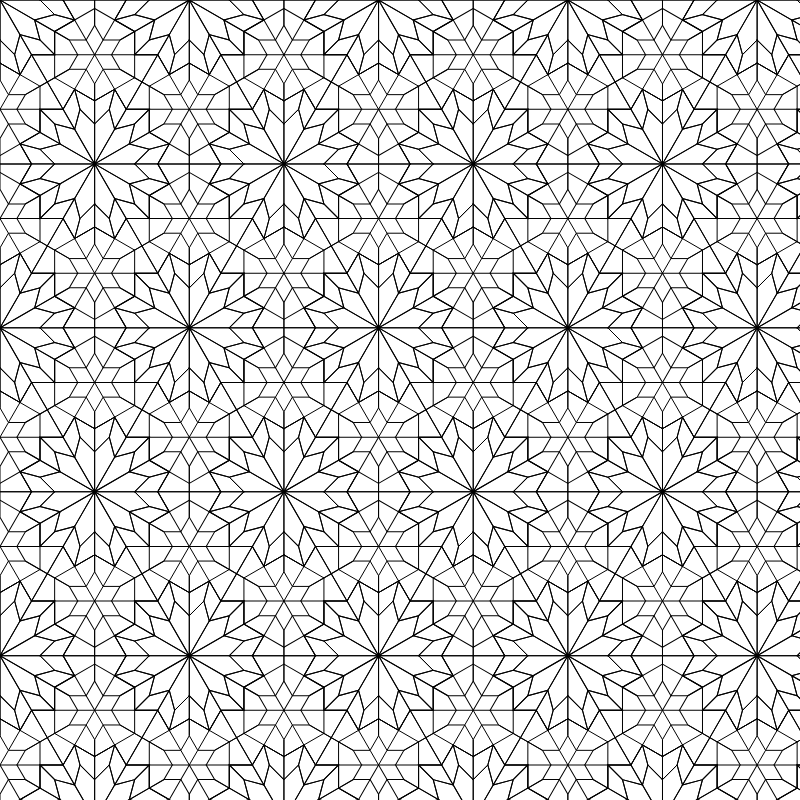
Frame 1 (no input)
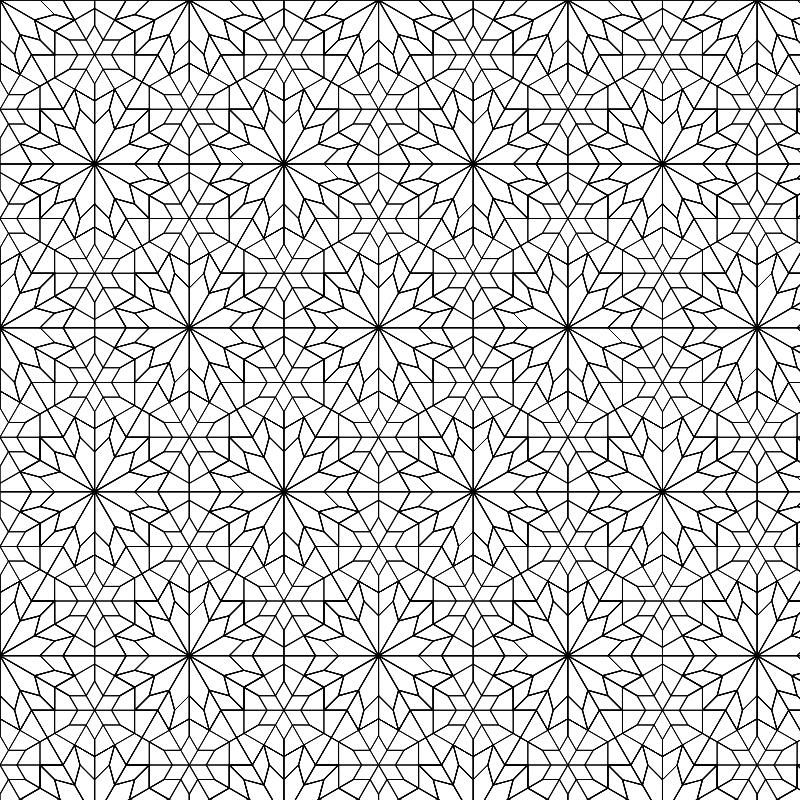
Frame 2 (the mouse pressed at the canvas centre, redrawn once)

The p5.js sketch that drew these frames (run headless with seeded random() and noise() and a simulated clock; the mouse was pressed at the canvas centre and the sketch redrawn once):

// p5.js sketch
// ── sketch.js
/*
Code written by Selcuk ARTUT 2022
Geometric Patterns with Creative Coding 
All rights reserved
*/

// Motif class
class Motif {
    constructor(a) {
        this.a = a;
    }

    display() {
        let b = this.a * (sin(135) / sin(30));
        let c = this.a * (sin(15) / sin(30));
        let d = c * (sin(75) / sin(60));
        let e = d * (sin(45) / sin(75));
        let f = e * (sin(60) / sin(90));

        let x0,y0,x1,y1,x2,y2,x3,y3,x4,y4,x5,y5,x6,y6,x7,y7,x8,y8;

        //Shape 1 vertices
        x0 = 0;
        y0 = 0;
        x1 = 0;
        y1 = this.a;
        x2 = b * cos(75);
        y2 = b * sin(75);
        x3 = this.a * cos(60);
        y3 = this.a * sin(60);
        x4 = this.a * cos(60);
        y4 = this.a * sin(60);

        //Shape 1
        for (let i = 0; i < 12; i++) {
            push();
                rotate(30 * i);
                beginShape();
                vertex(x0, -y0);
                vertex(x1, -y1);
                vertex(x2, -y2);
                vertex(x3, -y3);
                endShape(CLOSE);
            pop();
        }

        //Shape 2 vertices
        x0 = 0;
        y0 = this.a;
        x1 = 0;
        y1 = this.a + d;
        x2 = (b + c) * cos(75);
        y2 = (b + c) * sin(75);
        x3 = b * cos(75);
        y3 = b * sin(75);

        //Shape 2
        for (let i = 0; i < 12; i++) {
            //right section
            push();
                rotate(30 * i);
                beginShape();
                vertex(x0, -y0);
                vertex(x1, -y1);
                vertex(x2, -y2);
                vertex(x3, -y3);
                endShape(CLOSE);
                //left section
                scale(-1, 1);
                beginShape();
                vertex(x0, -y0);
                vertex(x1, -y1);
                vertex(x2, -y2);
                vertex(x3, -y3);
                endShape(CLOSE);
            pop();
        }

        //Shape 3 vertices
        x0 = 0;
        y0 = this.a + d;
        x1 = (b + c) * cos(75);
        y1 = (b + c) * sin(75);
        x2 = (this.a + d) * cos(60);
        y2 = (this.a + d) * sin(60);
        x3 = (this.a + d + e + f) * cos(60);
        y3 = (this.a + d + e + f) * sin(60);
        x4 = (this.a + d + e) * cos(60);
        y4 = (this.a + d + e) * sin(60) + e;
        x5 = (b + 2 * c) * cos(75);
        y5 = (b + 2 * c) * sin(75);
        x6 = e * cos(60);
        y6 = y5;
        x7 = 0;
        y7 = this.a + d + e + 2 * f;
        x8 = 0;
        y8 = this.a + d + e;

        //Shape 3
        for (let i = 0; i < 6; i++) {
            //right section
            push();
                rotate(60 * i);
                beginShape();
                vertex(x0, -y0);
                vertex(x1, -y1);
                vertex(x2, -y2);
                vertex(x3, -y3);
                vertex(x5, -y5);
                vertex(x6, -y6);
                vertex(x7, -y7);
                endShape();
                beginShape();
                vertex(x0, -y0);
                vertex(x4, -y4);
                endShape();
                beginShape();
                vertex(x2, -y2);
                vertex(x6, -y6);
                vertex(x8, -y8);
                vertex(x0, -y0);
                endShape();
                //left section
                scale(-1, 1);
                beginShape();
                vertex(x0, -y0);
                vertex(x1, -y1);
                vertex(x2, -y2);
                vertex(x3, -y3);
                vertex(x5, -y5);
                vertex(x6, -y6);
                vertex(x7, -y7);
                endShape();
                beginShape();
                vertex(x0, -y0);
                vertex(x4, -y4);
                endShape();
                beginShape();
                vertex(x2, -y2);
                vertex(x6, -y6);
                vertex(x8, -y8);
                vertex(x0, -y0);
                endShape();
            pop();
        }
    }
}

//scale factor
let a = 40;
let motif = new Motif(a);
let nRow;
let nCol;
let dx, dy, doff;

function setup() {
    createCanvas(800, 800);
    angleMode(DEGREES);
    noFill();
    noLoop();

    let b = a * (sin(135) / sin(30));
    let c = a * (sin(15) / sin(30));
    let d = c * (sin(75) / sin(60));
    let e = d * (sin(45) / sin(75));
    let f = e * (sin(60) / sin(90));

    dx = 2 * (a + d + e + f);
    dy = 2 * (a + d + e + f) * cos(30);
    doff = a + d + e + f;

    //approximate the nRow and nCol values
    nRow = 1 + ceil(height / dy);
    nCol = ceil(width / dx);
}

function draw() {
    for (let c = 0; c < nCol; c++) {
        for (let r = 0; r < nRow; r++) {
            push();
                translate(dx * c, dy * r);
                if (r % 2 == 1) {
                    translate(doff, 0);
                }
                motif.display();
            pop();
        }
    }
}
